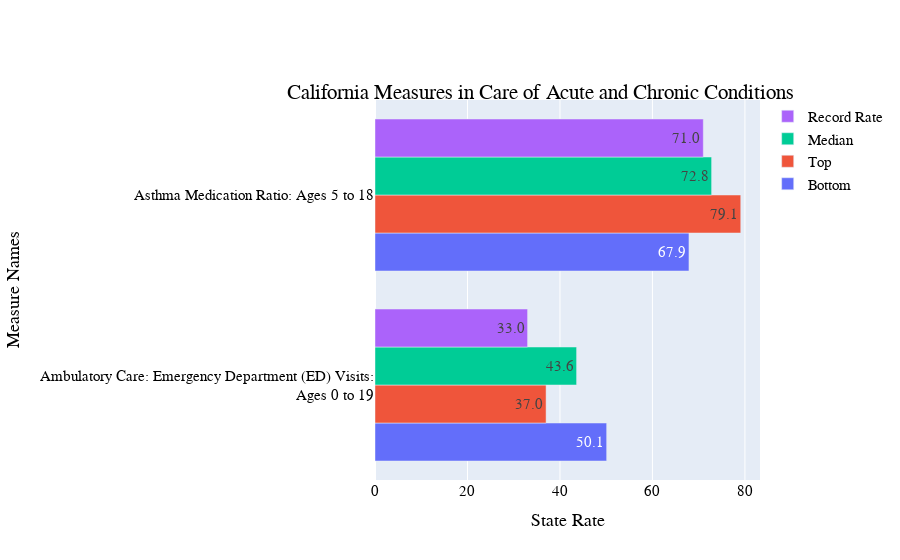

The notebook cell saved with this chart:
### Code cell
visualizer(CA_ACC)

### Figure 1 — Plotly figure (JSON) as saved in the notebook; plotly's stock layout.template omitted (floating-point values rounded to 4 significant figures)
{"data": [{"hoverinfo": "skip", "legendrank": 4, "name": "Bottom", "orientation": "h", "text": ["50.1", "67.9"], "textposition": "auto", "type": "bar", "x": [50.1, 67.9], "y": ["Ambulatory Care: Emergency Department (ED) Visits:<br>Ages 0 to 19", "Asthma Medication Ratio: Ages 5 to 18"]}, {"hoverinfo": "skip", "legendrank": 3, "name": "Top", "orientation": "h", "text": ["37.0", "79.1"], "textposition": "auto", "type": "bar", "x": [37, 79.1], "y": ["Ambulatory Care: Emergency Department (ED) Visits:<br>Ages 0 to 19", "Asthma Medication Ratio: Ages 5 to 18"]}, {"hoverinfo": "skip", "legendrank": 2, "name": "Median", "orientation": "h", "text": ["43.6", "72.8"], "textposition": "auto", "type": "bar", "x": [43.6, 72.8], "y": ["Ambulatory Care: Emergency Department (ED) Visits:<br>Ages 0 to 19", "Asthma Medication Ratio: Ages 5 to 18"]}, {"hoverinfo": "text", "hovertext": ["Lower rates are better for this measure_", "Higher rates are better for this measure_"], "legendrank": 1, "name": "Record Rate", "orientation": "h", "text": ["33.0", "71.0"], "textposition": "auto", "type": "bar", "x": ["33.0", "71.0"], "y": ["Ambulatory Care: Emergency Department (ED) Visits:<br>Ages 0 to 19", "Asthma Medication Ratio: Ages 5 to 18"]}], "layout": {"barmode": "group", "font": {"color": "Black", "family": "Arial", "size": 15}, "title": {"text": "California Measures in Care of Acute and Chronic Conditions", "x": 0.6, "xanchor": "center", "y": 0.85, "yanchor": "top"}, "xaxis": {"title": {"text": "State Rate"}}, "yaxis": {"scaleanchor": "x", "scaleratio": 100, "title": {"text": "Measure Names"}}}}
